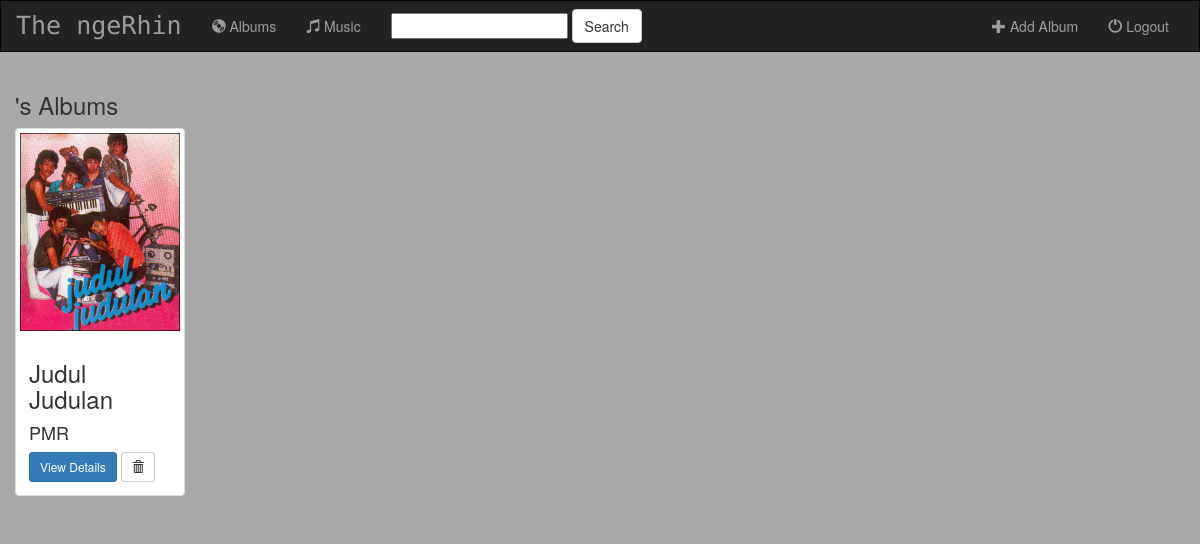
Page /music/ on the earlier database version.
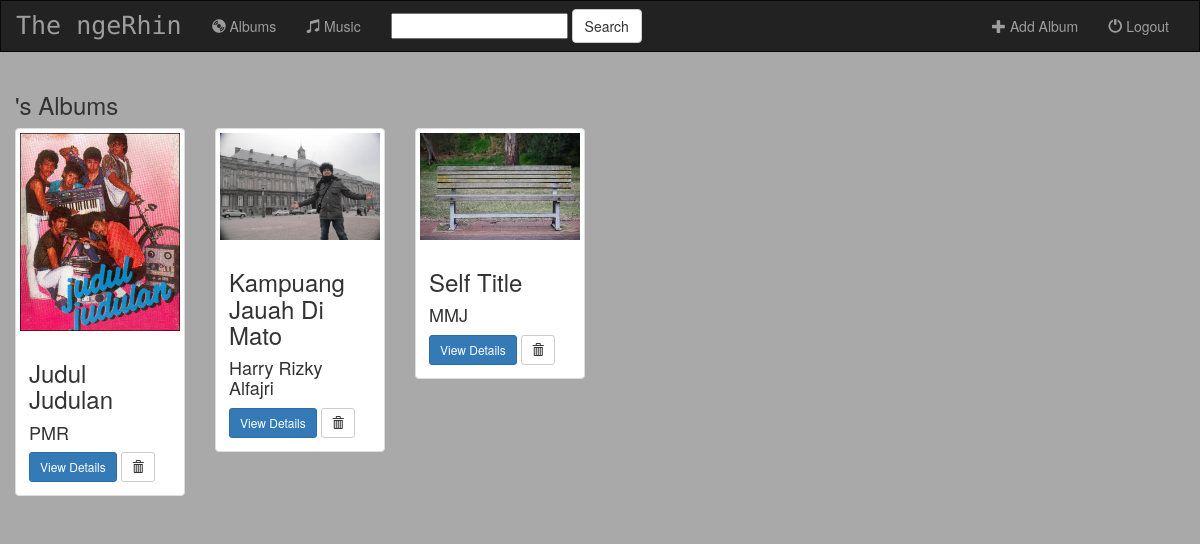
Same page on the later database version.
### music/models.py (models this page shows, shortened)
class Album(models.Model):
    artist = models.CharField(max_length=250)
    album_title = models.CharField(max_length=500)
    genre = models.CharField(max_length=100)
    album_logo = models.FileField()

### music/views.py (the view)
class IndexView(generic.ListView):
    template_name = 'music/index.html'
    context_object_name = 'all_albums'
    def get_queryset(self):
        return Album.objects.all()

### music/templates/music/index.html (shortened to what this page needs)
{% extends 'music/base.html' %}
{% block body %}
<div class="albums-container container-fluid">
    <div class="row">
        <div class="col-sm-12">
            <h3>{{ user.username }}'s Albums</h3>
        </div>
            {% if all_albums %}
                {% for album in all_albums %}
                    <div class="col-sm-4 col-lg-2">
                        <div class="thumbnail">
                            <a href="{% url 'music:detail' album.id %}">
                                <img src="{{ album.album_logo.url }}" class="img-responsive">
                            </a>
                            <div class="caption">
                                <h3>{{ album.album_title }}</h3>
                                <h4>{{ album.artist }}</h4>
                                <a href="{% url 'music:detail' album.id %}" class="btn btn-primary btn-sm" role="button">View Details</a>
                                <form action="{% url 'music:album-delete' album.id %}" method="post" style="display: inline;">
                                    <button type="submit" class="btn btn-default btn-sm">
                                        <span class="glyphicon glyphicon-trash"></span>
                                    </button>
                                </form>
                            </div>
                        </div>
                    </div>
                {% endfor %}
            {% endif %}
    </div>
</div>
{% endblock %}

### music/templates/music/base.html (shortened to what this page needs)
<!DOCTYPE html>
<html lang="en">
<head>
    {% load staticfiles %}
    <link rel="stylesheet" href="https://maxcdn.bootstrapcdn.com/bootstrap/3.3.7/css/bootstrap.min.css">
    <link rel="stylesheet" type="text/css" href="{% static 'music/style.css' %}" />
</head>
<body>
    <nav class="navbar navbar-inverse">
    <div class="container-fluid">
        <div class="navbar-header">
            <a class="navbar-brand" href="{% url 'music:index' %}">The ngeRhin</a>
        </div>
        <div class="collapse navbar-collapse" id="topNavBar">
            <ul class="nav navbar-nav">
                <li class="">
                    <a href="{% url 'music:index' %}">
                        <span class="glyphicon glyphicon-cd" aria-hidde="true"></span>&nbsp;Albums
                    </a>
                </li>
                <li class="">
                    <a href="#">
                        <span class="glyphicon glyphicon-music" aria-hidde="true"></span>&nbsp;Music
                    </a>
                </li>
            </ul>
            <form class="navbar-form navbar-left" role="search" method="get" action="#">
                <div class="form-group">
                    <input type="text" clas="form-control" name="q" value="">
                </div>
                <button type="submit" class="btn btn-default">Search</button>
            </form>
            <ul class="nav navbar-nav navbar-right">
                <li class="">
                    <a href="{% url 'music:album-add' %}">
                        <span class="glyphicon glyphicon-plus" aria-hidde="true"></span>&nbsp;Add Album
                    </a>
                </li>
                <li class="">
                    <a href="#">
                        <span class="glyphicon glyphicon-off" aria-hidde="true"></span>&nbsp;Logout
                    </a>
                </li>
            </ul>
        </div>
    </div>
</nav>
{% block body %}
{% endblock %}
</body>
</html>

### music/static/music/style.css (style rules this page uses)
body { background-color: darkgray; }
.navbar { border-radius: 0; }
.navbar-brand { font-family: Monofett, cursive; font-size: 25px; }

Differences in the rows shown:
added Album: album_logo (picture), album_title "Kampuang Jauah Di Mato", artist "Harry Rizky Alfajri"
added Album: album_logo (picture), album_title "Self Title", artist "MMJ"
